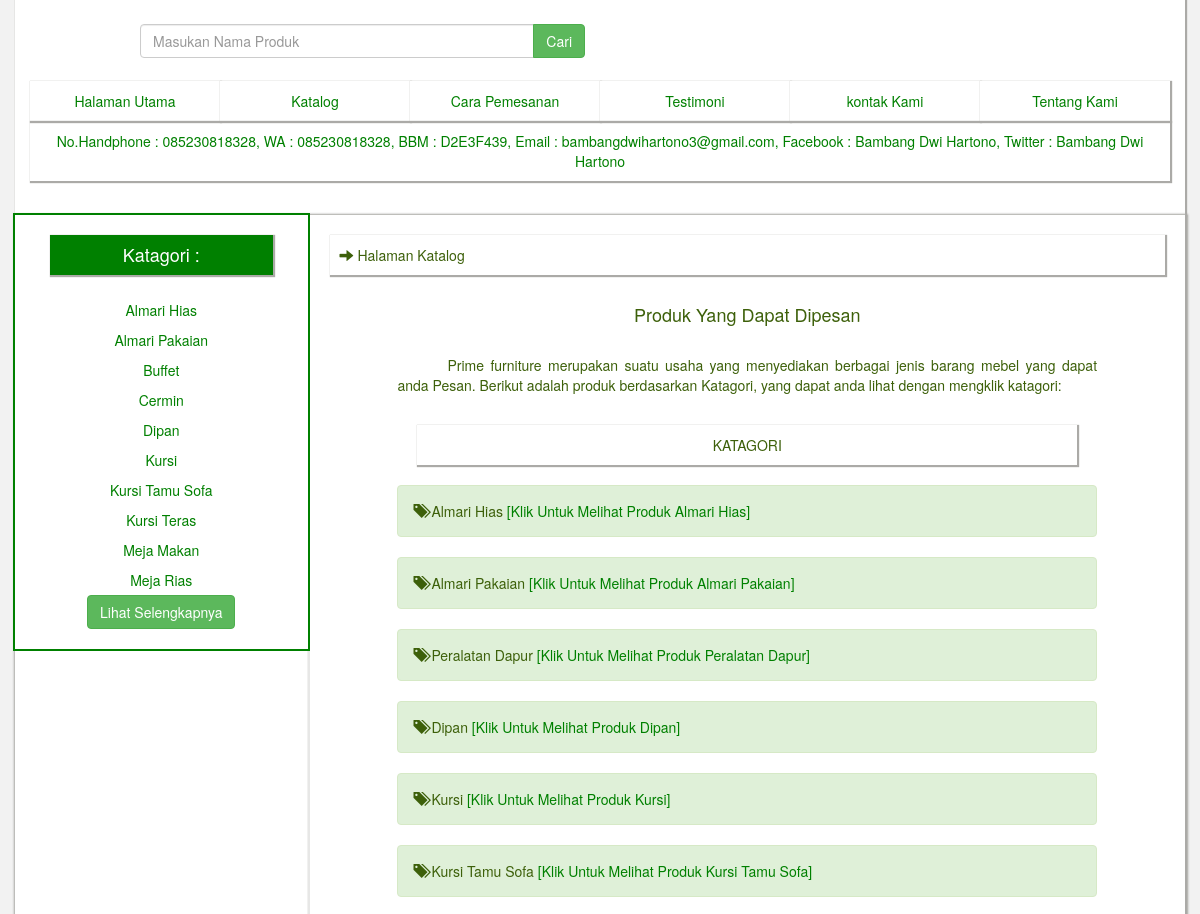
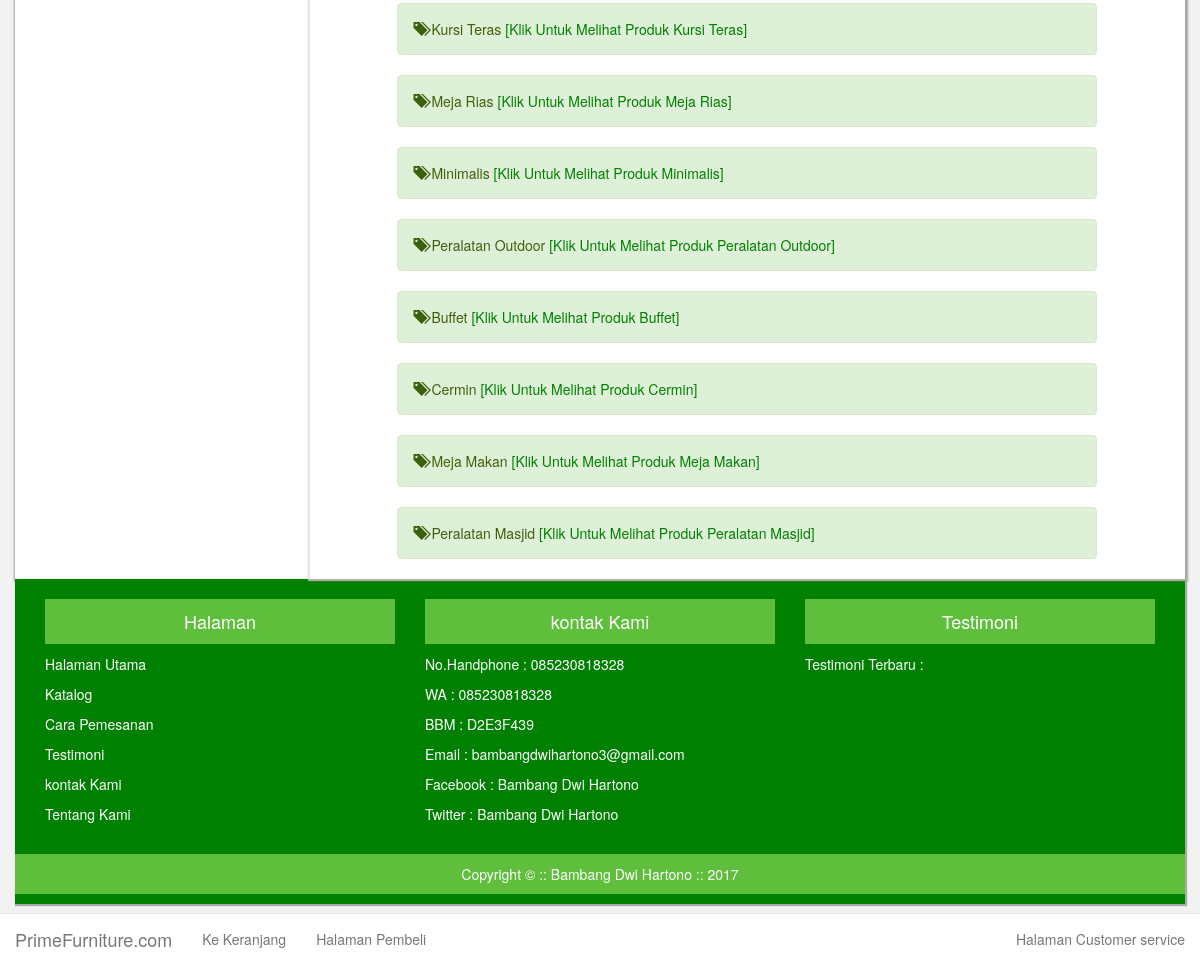
The page /index.php/primefurniture/katalog on the database its author committed (2 pictures, top to bottom).
### tables this page shows
CREATE TABLE `tbl_katagori` (
  `id` int(11) NOT NULL,
  `nama_katagori` varchar(100) NOT NULL
);

### application/controllers/Primefurniture.php (called while the page is built, shortened)
<?php
class Primefurniture extends CI_Controller {
	public function __construct(){
        $this->load->helper(array('form', 'url'));
		$this->load->model('primefurniture_model');
		$this->load->library('cart');
		$this->load->library('image_lib');
		$this->load->helper(array('url','dompdf'));
	}
	public function katalog(){
		$data['katagori'] = $this->primefurniture_model->tampilkanKatagori();
		$data['katagoriaside'] = $this->primefurniture_model->tampilkankatagoriaside();
		$data['testimoni2'] = $this->primefurniture_model->tampilkantestimoni2();
		$this->load->view('header');
		$this->load->view('katalog',$data);
		$this->load->view('footer',$data);
	}
}

### index.php (called while the page is built, shortened)
<?php
require_once BASEPATH.'core/CodeIgniter.php';

### application/models/Primefurniture_model.php (called while the page is built, shortened)
<?php
class Primefurniture_model extends CI_Model {
	public function tampilkanKatagori(){
		$query = $this->db->get('tbl_katagori');
		return $query->result_array();
	}
}

### application/views/katalog.php (the view)
<div class="container penebal">
	<div class="row background-isi ">
		<div class="col-xs-12 col-sm-3 col-md-3 col-lg-3 margin-bawah background-katagori">
			<h4 class="text-center " id="katagori">Katagori : </h4>
			<?php foreach ($katagoriaside as $item_katagori10) {?>
				<a href="<?php echo base_url('produk_katagori/'.$item_katagori10['nama_katagori']); ?>" class="aside-katagori text-center"><?php echo $item_katagori10['nama_katagori']; ?></a>
			<?php }; ?>
			<center><a href="<?php echo base_url('primefurniture/katalog')?>" class="btn btn-success" id="lihat-selengkapnya-katagori">Lihat Selengkapnya</a></center>
		</div>
		<div class="col-xs-12 col-sm-9 col-md-9 col-lg-9 batas-main-kiri  background-isi">
			<div class="row">
				<p id="title-main-halaman-utama"><span class="glyphicon glyphicon-arrow-right"></span> Halaman Katalog</p>
				<h4 class="text-center warna" id="judul-paragraf">Produk Yang Dapat Dipesan</h4>
				<p class="warna paragraf-halaman-utama text-justify col-xs-12 col-sm-10 col-md-10 col-lg-10 col-xs-offset-0 col-sm-offset-1 col-md-offset-1 col-lg-offset-1">
					Prime furniture merupakan suatu usaha yang menyediakan berbagai jenis barang mebel yang dapat anda Pesan. Berikut adalah produk berdasarkan Katagori, yang dapat anda lihat dengan mengklik katagori:
				</p>
			</div>
			<div class="row">
				<div class=" col-xs-12 col-sm-10 col-md-10 col-lg-10 col-xs-offset-0 col-sm-offset-1 col-md-offset-1 col-lg-offset-1">
					<p class="warna text-center" id="title-main-halaman-utama">KATAGORI</p>
					 <?php foreach ($katagori as $item_katagori) {?>
	                     <a target="_blank" href="<?php echo base_url('produk_katagori/'.$item_katagori['nama_katagori']); ?>" class="warna alert alert-success" id="katagori-katalog"><span class="glyphicon glyphicon-tags"></span> <?php echo $item_katagori['nama_katagori']; ?><span style="color: green"> [Klik Untuk Melihat Produk <?php echo $item_katagori['nama_katagori']; ?>]</span></a>
                  <?php }; ?>
				</div>
			</div>
		</div>
	</div>
</div>

### rows shown on the page
tbl_katagori: nama_katagori "Almari Hias"
tbl_katagori: nama_katagori "Almari Pakaian"
tbl_katagori: nama_katagori "Buffet"
tbl_katagori: nama_katagori "Cermin"
tbl_katagori: nama_katagori "Dipan"
tbl_katagori: nama_katagori "Kursi"
tbl_katagori: nama_katagori "Kursi Tamu Sofa"
tbl_katagori: nama_katagori "Kursi Teras"
tbl_katagori: nama_katagori "Meja Makan"
tbl_katagori: nama_katagori "Meja Rias"
tbl_katagori: nama_katagori "Peralatan Dapur"
tbl_katagori: nama_katagori "Minimalis"
tbl_katagori: nama_katagori "Peralatan Outdoor"
tbl_katagori: nama_katagori "Peralatan Masjid"
